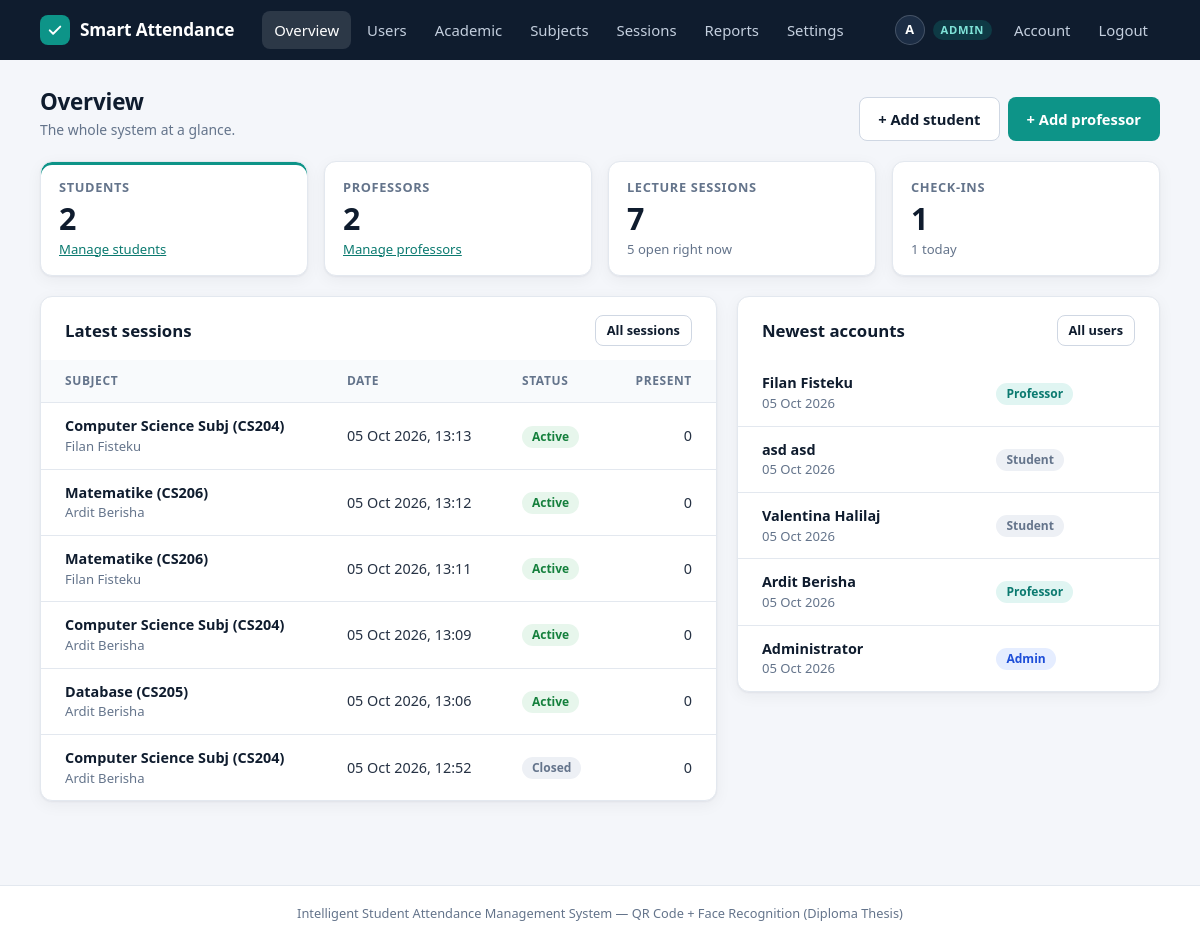
The app's page /admin (signed in) with its own data.
### tables this page shows
CREATE TABLE "users" (
        id            INTEGER PRIMARY KEY AUTOINCREMENT,
        full_name     TEXT NOT NULL,
        email         TEXT NOT NULL UNIQUE,
        password_hash TEXT NOT NULL,
        role          TEXT NOT NULL CHECK(role IN ('admin', 'professor', 'student')),
        student_id    TEXT,                 -- university/matriculation number (students only)
        face_encoding TEXT,                 -- JSON array of 128 floats (students only)
        is_active     INTEGER NOT NULL DEFAULT 1,            -- 0 = account disabled by an admin
        must_change_password INTEGER NOT NULL DEFAULT 0,     -- 1 = temporary password in use
        created_at    TIMESTAMP DEFAULT CURRENT_TIMESTAMP
    , face_photo TEXT, first_name TEXT, last_name TEXT, program_id INTEGER REFERENCES programs (id), study_year_id INTEGER REFERENCES study_years (id), specialisation_id INTEGER REFERENCES specialisations (id));

### app.py (the view)
@app.route("/admin")
@role_required("admin")
def admin_dashboard():
    db = get_db()
    stats = db.execute(
        """SELECT
             (SELECT COUNT(*) FROM users WHERE role = 'student')   AS students,
             (SELECT COUNT(*) FROM users WHERE role = 'professor') AS professors,
             (SELECT COUNT(*) FROM users WHERE role = 'admin')     AS admins,
             (SELECT COUNT(*) FROM users WHERE is_active = 0)      AS inactive,
             (SELECT COUNT(*) FROM users WHERE role = 'student' AND face_encoding IS NULL) AS no_face,
             (SELECT COUNT(*) FROM users WHERE role = 'student' AND program_id IS NULL) AS no_profile,
             (SELECT COUNT(*) FROM subjects WHERE is_active = 1)   AS subjects,
             (SELECT COUNT(*) FROM email_domains WHERE is_active = 1) AS domains,
             (SELECT COUNT(*) FROM sessions)                       AS sessions,
             (SELECT COUNT(*) FROM sessions WHERE is_active = 1)   AS active_sessions,
             (SELECT COUNT(*) FROM attendance)                     AS checkins,
             (SELECT COUNT(*) FROM attendance
               WHERE date(marked_at, 'localtime') = date('now', 'localtime')) AS checkins_today"""
    ).fetchone()
    recent_sessions = db.execute(
        """SELECT s.*, p.full_name AS professor_name,
                  (SELECT COUNT(*) FROM attendance a WHERE a.session_id = s.id) AS present_count
           FROM sessions s JOIN users p ON p.id = s.professor_id
           ORDER BY s.created_at DESC LIMIT 6"""
    ).fetchall()
    recent_users = db.execute(
        "SELECT id, full_name, email, role, created_at FROM users ORDER BY created_at DESC, id DESC LIMIT 6"
    ).fetchall()
    return render_template(
        "admin_dashboard.html", stats=stats, recent_sessions=recent_sessions, recent_users=recent_users,
    )

### app.py (called while the page is built, shortened)
def csrf_token():
    if "_csrf" not in session:
        session["_csrf"] = secrets.token_hex(16)
    return session["_csrf"]

@app.before_request
def load_user_and_protect():
    g.user = None
    if request.endpoint == "static":
        return None
    user_id = session.get("user_id")
    if user_id is not None:
        g.user = get_db().execute("SELECT * FROM users WHERE id = ?", (user_id,)).fetchone()
        if g.user is None or not g.user["is_active"]:
            session.clear()
            g.user = None
            flash("Your account is no longer available. Please log in again.", "error")
    if g.user and g.user["must_change_password"] and request.endpoint not in ("account", "logout"):
        if request.is_json:
            return jsonify({"success": False, "message": "Please set a new password first."}), 403
        return redirect(url_for("account"))
    return None

@app.context_processor
def inject_globals():
    return {"current_user": g.get("user"), "csrf_token": csrf_token}

def to_local(value):
    if not value:
        return None
    if isinstance(value, str):
        value = datetime.strptime(value[:19], "%Y-%m-%d %H:%M:%S")
    return value.replace(tzinfo=timezone.utc).astimezone()

@app.template_filter("localtime")
def localtime_filter(value, fmt="%d %b %Y, %H:%M"):
    local = to_local(value)
    return local.strftime(fmt) if local else "-"

def role_required(*roles):
    def decorator(f):
        @wraps(f)
        def wrapper(*args, **kwargs):
            if g.user is None:
                flash("Please log in to continue.", "error")
                return redirect(url_for("login"))
            if g.user["role"] not in roles:
                flash("You do not have permission to view that page.", "error")
                return redirect(url_for("index"))
            return f(*args, **kwargs)
        return wrapper
    return decorator

### database.py (called while the page is built)
def get_db():
    conn = sqlite3.connect(DB_PATH)
    conn.row_factory = sqlite3.Row
    conn.execute("PRAGMA foreign_keys = ON")
    return conn

def request_db():
    if "db" not in g:
        g.db = get_db()
    return g.db

### templates/admin_dashboard.html (shortened to what this page needs)
{% extends "base.html" %}
{% import "_macros.html" as ui with context %}
{% block content %}
<div class="page-header">
    <div>
        <h2>Overview</h2>
        <p class="hint">The whole system at a glance.</p>
    </div>
    <div class="page-actions">
        <a href="{{ url_for('admin_user_new', role='student') }}" class="btn btn-secondary">+ Add student</a>
        <a href="{{ url_for('admin_user_new', role='professor') }}" class="btn btn-primary">+ Add professor</a>
    </div>
</div>
<div class="stats">
    <div class="stat stat-accent">
        <div class="stat-label">Students</div>
        <div class="stat-value">{{ stats.students }}</div>
        <div class="stat-note"><a href="{{ url_for('admin_users', role='student') }}">Manage students</a></div>
    </div>
    <div class="stat">
        <div class="stat-label">Professors</div>
        <div class="stat-value">{{ stats.professors }}</div>
        <div class="stat-note"><a href="{{ url_for('admin_users', role='professor') }}">Manage professors</a></div>
    </div>
    <div class="stat">
        <div class="stat-label">Lecture sessions</div>
        <div class="stat-value">{{ stats.sessions }}</div>
        <div class="stat-note">{{ stats.active_sessions }} open right now</div>
    </div>
    <div class="stat">
        <div class="stat-label">Check-ins</div>
        <div class="stat-value">{{ stats.checkins }}</div>
        <div class="stat-note">{{ stats.checkins_today }} today</div>
    </div>
</div>
<div class="grid-main">
    <div class="card card-flush">
        <div class="card-head">
            <h3>Latest sessions</h3>
            <a href="{{ url_for('admin_sessions') }}" class="btn btn-small btn-secondary">All sessions</a>
        </div>
        {% if recent_sessions %}
        <div class="table-wrap">
            <table class="data-table">
                <thead>
                    <tr><th>Subject</th><th>Date</th><th>Status</th><th class="num">Present</th></tr>
                </thead>
                <tbody>
                    {% for s in recent_sessions %}
                    <tr>
                        <td>
                            <div class="cell-main"><a href="{{ url_for('report_session', session_id=s.id) }}">{{ s.subject }}</a></div>
                            <div class="cell-sub">{{ s.professor_name }}</div>
                        </td>
                        <td class="nowrap">{{ s.created_at | localtime }}</td>
                        <td>{{ ui.session_badge(s.is_active) }}</td>
                        <td class="num">{{ s.present_count }}</td>
                    </tr>
                    {% endfor %}
                </tbody>
            </table>
        </div>
        {% else %}
        <p class="empty">No lecture sessions yet.</p>
        {% endif %}
    </div>
    <div class="card card-flush">
        <div class="card-head">
            <h3>Newest accounts</h3>
            <a href="{{ url_for('admin_users') }}" class="btn btn-small btn-secondary">All users</a>
        </div>
        <div class="table-wrap">
            <table class="data-table">
                <tbody>
                    {% for u in recent_users %}
                    <tr>
                        <td>
                            <div class="cell-main"><a href="{{ url_for('admin_user_edit', user_id=u.id) }}">{{ u.full_name }}</a></div>
                            <div class="cell-sub">{{ u.created_at | localtime('%d %b %Y') }}</div>
                        </td>
                        <td class="text-right">{{ ui.role_badge(u.role) }}</td>
                    </tr>
                    {% endfor %}
                </tbody>
            </table>
        </div>
    </div>
</div>
{% endblock %}

### templates/base.html (shortened to what this page needs)
<!DOCTYPE html>
<html lang="en">
<head>
<link rel="stylesheet" href="{{ url_for('static', filename='css/style.css') }}">
</head>
<body>
{% macro nav_link(endpoint, label, also=()) %}
<a href="{{ url_for(endpoint) }}" {% if request.endpoint == endpoint or request.endpoint in also %}class="active"{% endif %}>{{ label }}</a>
{% endmacro %}
<nav class="navbar">
    <div class="navbar-inner">
        <a href="{{ url_for('index') }}" class="brand">
            <span class="brand-mark">
                <svg viewBox="0 0 24 24" fill="none" stroke="#fff" stroke-width="2.6" stroke-linecap="round" stroke-linejoin="round" aria-hidden="true"><path d="M5 12.5l4.5 4.5L19 7.5"/></svg>
            </span>
            Smart Attendance
        </a>
        <div class="nav-menu" id="nav-menu">
            {% if current_user %}
                {% if current_user.role == 'admin' %}
                    {{ nav_link('admin_dashboard', 'Overview') }}
                    {{ nav_link('admin_users', 'Users', ('admin_user_new', 'admin_user_edit')) }}
                    {{ nav_link('academic.structure', 'Academic', ('academic.program',)) }}
                    {{ nav_link('academic.subjects', 'Subjects', ('academic.subject_new', 'academic.subject_edit')) }}
                    {{ nav_link('admin_sessions', 'Sessions', ('session_qr',)) }}
                    {{ nav_link('reports', 'Reports', ('report_students', 'report_student', 'report_session')) }}
                    {{ nav_link('academic.settings', 'Settings') }}
                {% elif current_user.role == 'professor' %}
                    {{ nav_link('professor_dashboard', 'Dashboard', ('session_qr',)) }}
                    {{ nav_link('professor_subjects', 'My Subjects') }}
                    {{ nav_link('create_session', 'New Session') }}
                    {{ nav_link('reports', 'Reports', ('report_students', 'report_student', 'report_session')) }}
                {% else %}
                    {{ nav_link('student_dashboard', 'Dashboard', ('enroll_face',)) }}
                {% endif %}
                <span class="nav-user">
                    <span class="avatar">{{ current_user.full_name[:1] | upper }}</span>
                    <span class="role-chip">{{ current_user.role }}</span>
                </span>
                {{ nav_link('account', 'Account') }}
                <a href="{{ url_for('logout') }}">Logout</a>
            {% else %}
                <span class="nav-spacer"></span>
                {{ nav_link('login', 'Login') }}
                {{ nav_link('register', 'Register') }}
            {% endif %}
        </div>
    </div>
</nav>
<main class="container {% block container_class %}{% endblock %}">
    {% block content %}{% endblock %}
</main>
<footer class="footer">
    Intelligent Student Attendance Management System &mdash; QR Code + Face Recognition (Diploma Thesis)
</footer>
</body>
</html>

### templates/_macros.html (shortened to what this page needs)
{% macro session_badge(is_active) %}
{% if is_active %}<span class="badge badge-success">Active</span>{% else %}<span class="badge badge-muted">Closed</span>{% endif %}
{% endmacro %}
{% macro role_badge(role) %}
<span class="badge {{ {'admin': 'badge-info', 'professor': 'badge-accent'}.get(role, 'badge-muted') }}">{{ role | capitalize }}</span>
{% endmacro %}

### records on screen
users: full_name "A", role "ADMIN", full_name "Administrator", created_at "05 Oct 2026", role "Admin"
users: full_name "Filan Fisteku", created_at "05 Oct 2026", role "Professor"
users: full_name "asd asd", created_at "05 Oct 2026", role "Student"
users: full_name "Valentina Halilaj", created_at "05 Oct 2026", role "Student"
users: full_name "Ardit Berisha", created_at "05 Oct 2026", role "Professor"

### other values on screen
{{ label }} "Overview Users Academic Subjects Sessions Reports Settings Account"
{{ stats.students }} "2"
{{ stats.professors }} "2"
{{ stats.sessions }} "7"
{{ stats.active_sessions }} "5"
{{ stats.checkins }} "1"
{{ stats.checkins_today }} "1"
{{ s.subject }} "Computer Science Subj (CS204)"
{{ s.professor_name }} "Filan Fisteku"
{{ s.created_at | localtime }} "05 Oct 2026, 13:13"
{{ s.present_count }} "0"
{{ s.subject }} "Matematike (CS206)"
{{ s.professor_name }} "Ardit Berisha"
{{ s.created_at | localtime }} "05 Oct 2026, 13:12"
{{ s.created_at | localtime }} "05 Oct 2026, 13:11"
